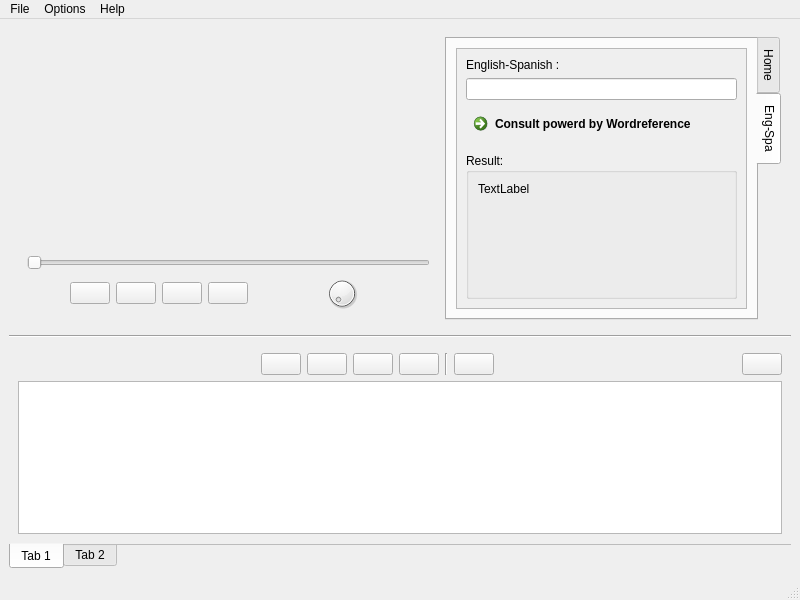
<?xml version="1.0" encoding="UTF-8"?>
<ui version="4.0">
 <class>MainWindow</class>
 <widget class="QMainWindow" name="MainWindow">
  <property name="geometry">
   <rect>
    <x>0</x>
    <y>0</y>
    <width>800</width>
    <height>600</height>
   </rect>
  </property>
  <property name="minimumSize">
   <size>
    <width>800</width>
    <height>600</height>
   </size>
  </property>
  <property name="windowTitle">
   <string notr="true">Muffin Translator 2 -  develop version へ(&gt;_&lt;へ) </string>
  </property>
  <property name="windowIcon">
   <iconset>
    <normaloff>../src/img/muffin_ico.png</normaloff>../src/img/muffin_ico.png</iconset>
  </property>
  <widget class="QWidget" name="centralwidget">
   <layout class="QVBoxLayout" name="verticalLayout">
    <item>
     <widget class="QWidget" name="top_section" native="true">
      <property name="sizePolicy">
       <sizepolicy hsizetype="Minimum" vsizetype="Minimum">
        <horstretch>0</horstretch>
        <verstretch>4</verstretch>
       </sizepolicy>
      </property>
      <layout class="QHBoxLayout" name="horizontalLayout_3">
       <item>
        <widget class="QWidget" name="video_section" native="true">
         <property name="sizePolicy">
          <sizepolicy hsizetype="Expanding" vsizetype="Minimum">
           <horstretch>5</horstretch>
           <verstretch>0</verstretch>
          </sizepolicy>
         </property>
         <layout class="QVBoxLayout" name="verticalLayout_3">
          <item>
           <widget class="QWidget" name="videoWidget" native="true">
            <property name="sizePolicy">
             <sizepolicy hsizetype="Minimum" vsizetype="MinimumExpanding">
              <horstretch>0</horstretch>
              <verstretch>0</verstretch>
             </sizepolicy>
            </property>
           </widget>
          </item>
          <item>
           <widget class="QSlider" name="slider_video_control">
            <property name="sizePolicy">
             <sizepolicy hsizetype="Minimum" vsizetype="Fixed">
              <horstretch>0</horstretch>
              <verstretch>0</verstretch>
             </sizepolicy>
            </property>
            <property name="statusTip">
             <string>このは明白ですよ。。。</string>
            </property>
            <property name="orientation">
             <enum>Qt::Horizontal</enum>
            </property>
           </widget>
          </item>
          <item>
           <layout class="QHBoxLayout" name="layout_video_control">
            <item>
             <spacer name="horizontalSpacer">
              <property name="orientation">
               <enum>Qt::Horizontal</enum>
              </property>
              <property name="sizeHint" stdset="0">
               <size>
                <width>40</width>
                <height>20</height>
               </size>
              </property>
             </spacer>
            </item>
            <item>
             <widget class="QPushButton" name="button_play">
              <property name="toolTip">
               <string>Play/Pause</string>
              </property>
              <property name="statusTip">
               <string notr="true">Play/Pause button, you can use Esc key.</string>
              </property>
              <property name="text">
               <string notr="true"/>
              </property>
              <property name="icon">
               <iconset>
                <normaloff>../src/img/play.png</normaloff>../src/img/play.png</iconset>
              </property>
              <property name="shortcut">
               <string notr="true">Esc</string>
              </property>
             </widget>
            </item>
            <item>
             <widget class="QPushButton" name="button_stop">
              <property name="toolTip">
               <string>Stop</string>
              </property>
              <property name="statusTip">
               <string notr="true">This button stop completely the video.</string>
              </property>
              <property name="text">
               <string notr="true"/>
              </property>
              <property name="icon">
               <iconset>
                <normaloff>../src/img/stop.png</normaloff>../src/img/stop.png</iconset>
              </property>
              <property name="shortcut">
               <string notr="true"/>
              </property>
             </widget>
            </item>
            <item>
             <widget class="QPushButton" name="button_bwd">
              <property name="toolTip">
               <string>Back</string>
              </property>
              <property name="statusTip">
               <string notr="true">Back a little the video, you can use F1 key.</string>
              </property>
              <property name="text">
               <string notr="true"/>
              </property>
              <property name="icon">
               <iconset>
                <normaloff>../src/img/atras.png</normaloff>../src/img/atras.png</iconset>
              </property>
              <property name="shortcut">
               <string notr="true">F1</string>
              </property>
             </widget>
            </item>
            <item>
             <widget class="QPushButton" name="button_fwd">
              <property name="toolTip">
               <string>Forward</string>
              </property>
              <property name="statusTip">
               <string notr="true">Forward a little the video, you can use F2 key.</string>
              </property>
              <property name="text">
               <string notr="true"/>
              </property>
              <property name="icon">
               <iconset>
                <normaloff>../src/img/adelante.png</normaloff>../src/img/adelante.png</iconset>
              </property>
              <property name="shortcut">
               <string notr="true">F2</string>
              </property>
             </widget>
            </item>
            <item>
             <spacer name="h_spacer_v1">
              <property name="orientation">
               <enum>Qt::Horizontal</enum>
              </property>
              <property name="sizeHint" stdset="0">
               <size>
                <width>40</width>
                <height>20</height>
               </size>
              </property>
             </spacer>
            </item>
            <item>
             <widget class="QDial" name="volume_dial">
              <property name="maximumSize">
               <size>
                <width>90</width>
                <height>35</height>
               </size>
              </property>
              <property name="toolTip">
               <string>Volume</string>
              </property>
              <property name="statusTip">
               <string>Sets the volume.</string>
              </property>
              <property name="singleStep">
               <number>3</number>
              </property>
             </widget>
            </item>
            <item>
             <spacer name="h_spacer_v2">
              <property name="orientation">
               <enum>Qt::Horizontal</enum>
              </property>
              <property name="sizeHint" stdset="0">
               <size>
                <width>40</width>
                <height>20</height>
               </size>
              </property>
             </spacer>
            </item>
           </layout>
          </item>
         </layout>
        </widget>
       </item>
       <item>
        <widget class="QTabWidget" name="tabWidget_dict">
         <property name="sizePolicy">
          <sizepolicy hsizetype="Minimum" vsizetype="Minimum">
           <horstretch>4</horstretch>
           <verstretch>0</verstretch>
          </sizepolicy>
         </property>
         <property name="tabPosition">
          <enum>QTabWidget::East</enum>
         </property>
         <property name="currentIndex">
          <number>1</number>
         </property>
         <property name="elideMode">
          <enum>Qt::ElideNone</enum>
         </property>
         <widget class="QWidget" name="home_tab">
          <property name="sizePolicy">
           <sizepolicy hsizetype="Minimum" vsizetype="Minimum">
            <horstretch>0</horstretch>
            <verstretch>0</verstretch>
           </sizepolicy>
          </property>
          <attribute name="title">
           <string notr="true">Home</string>
          </attribute>
          <layout class="QVBoxLayout" name="verticalLayout_5">
           <item>
            <widget class="QLabel" name="label">
             <property name="text">
              <string>&lt;html&gt;&lt;head/&gt;&lt;body&gt;&lt;p&gt;&lt;span style=&quot; font-size:18pt;&quot;&gt;Welcome to&lt;/span&gt;&lt;/p&gt;&lt;p&gt;&lt;span style=&quot; font-size:18pt; font-weight:600;&quot;&gt;Muffin Translator&lt;/span&gt;&lt;span style=&quot; font-size:18pt; font-weight:600; vertical-align:super;&quot;&gt;2&lt;/span&gt;&lt;/p&gt;&lt;/body&gt;&lt;/html&gt;</string>
             </property>
             <property name="textFormat">
              <enum>Qt::RichText</enum>
             </property>
             <property name="alignment">
              <set>Qt::AlignCenter</set>
             </property>
            </widget>
           </item>
          </layout>
         </widget>
         <widget class="QWidget" name="wr_tab">
          <attribute name="title">
           <string notr="true">Eng-Spa</string>
          </attribute>
          <layout class="QVBoxLayout" name="verticalLayout_4">
           <item>
            <widget class="QScrollArea" name="wr_scrollArea">
             <property name="widgetResizable">
              <bool>true</bool>
             </property>
             <widget class="QWidget" name="wr_scrollAreaWidgetContents">
              <property name="geometry">
               <rect>
                <x>0</x>
                <y>0</y>
                <width>284</width>
                <height>254</height>
               </rect>
              </property>
              <layout class="QVBoxLayout" name="verticalLayout_6">
               <item>
                <widget class="QLabel" name="label_2">
                 <property name="sizePolicy">
                  <sizepolicy hsizetype="Minimum" vsizetype="Maximum">
                   <horstretch>0</horstretch>
                   <verstretch>0</verstretch>
                  </sizepolicy>
                 </property>
                 <property name="text">
                  <string>English-Spanish :</string>
                 </property>
                </widget>
               </item>
               <item>
                <widget class="QLineEdit" name="lineEdit"/>
               </item>
               <item>
                <widget class="QCommandLinkButton" name="wr_consult">
                 <property name="sizePolicy">
                  <sizepolicy hsizetype="Maximum" vsizetype="Maximum">
                   <horstretch>0</horstretch>
                   <verstretch>0</verstretch>
                  </sizepolicy>
                 </property>
                 <property name="cursor">
                  <cursorShape>PointingHandCursor</cursorShape>
                 </property>
                 <property name="text">
                  <string notr="true">Consult powerd by Wordreference</string>
                 </property>
                </widget>
               </item>
               <item>
                <widget class="QGroupBox" name="groupBox">
                 <property name="title">
                  <string>Result:</string>
                 </property>
                 <layout class="QVBoxLayout" name="verticalLayout_7">
                  <item>
                   <widget class="QLabel" name="label_3">
                    <property name="sizePolicy">
                     <sizepolicy hsizetype="Minimum" vsizetype="Minimum">
                      <horstretch>0</horstretch>
                      <verstretch>0</verstretch>
                     </sizepolicy>
                    </property>
                    <property name="text">
                     <string notr="true">TextLabel</string>
                    </property>
                    <property name="alignment">
                     <set>Qt::AlignLeading|Qt::AlignLeft|Qt::AlignTop</set>
                    </property>
                    <property name="margin">
                     <number>5</number>
                    </property>
                   </widget>
                  </item>
                 </layout>
                </widget>
               </item>
              </layout>
             </widget>
            </widget>
           </item>
          </layout>
         </widget>
        </widget>
       </item>
      </layout>
     </widget>
    </item>
    <item>
     <widget class="Line" name="wtf_a_line">
      <property name="orientation">
       <enum>Qt::Horizontal</enum>
      </property>
     </widget>
    </item>
    <item>
     <widget class="QTabWidget" name="tabWidget_documents">
      <property name="sizePolicy">
       <sizepolicy hsizetype="Expanding" vsizetype="Expanding">
        <horstretch>0</horstretch>
        <verstretch>3</verstretch>
       </sizepolicy>
      </property>
      <property name="statusTip">
       <string notr="true"/>
      </property>
      <property name="tabPosition">
       <enum>QTabWidget::South</enum>
      </property>
      <property name="tabShape">
       <enum>QTabWidget::Rounded</enum>
      </property>
      <property name="currentIndex">
       <number>0</number>
      </property>
      <property name="documentMode">
       <bool>true</bool>
      </property>
      <property name="tabsClosable">
       <bool>false</bool>
      </property>
      <property name="movable">
       <bool>true</bool>
      </property>
      <widget class="QWidget" name="tab_doc">
       <attribute name="title">
        <string notr="true">Tab 1</string>
       </attribute>
       <layout class="QVBoxLayout" name="verticalLayout_2">
        <item>
         <layout class="QHBoxLayout" name="text_control">
          <item>
           <spacer name="horizontalSpacer_2">
            <property name="orientation">
             <enum>Qt::Horizontal</enum>
            </property>
            <property name="sizeHint" stdset="0">
             <size>
              <width>40</width>
              <height>20</height>
             </size>
            </property>
           </spacer>
          </item>
          <item>
           <widget class="QPushButton" name="i_button">
            <property name="toolTip">
             <string notr="true">Bold</string>
            </property>
            <property name="statusTip">
             <string notr="true">Put «{\b1} ····· {\b0}» in a select text. You can use Ctrl+B.</string>
            </property>
            <property name="text">
             <string notr="true"/>
            </property>
            <property name="icon">
             <iconset>
              <normaloff>../src/img/format-text-bold.png</normaloff>../src/img/format-text-bold.png</iconset>
            </property>
            <property name="iconSize">
             <size>
              <width>20</width>
              <height>20</height>
             </size>
            </property>
            <property name="shortcut">
             <string notr="true">Ctrl+B</string>
            </property>
           </widget>
          </item>
          <item>
           <widget class="QPushButton" name="b_button">
            <property name="toolTip">
             <string notr="true">Italic</string>
            </property>
            <property name="statusTip">
             <string notr="true">Put «{\i1} ····· {\i0}» in a select text. You can use Ctrl+I.</string>
            </property>
            <property name="text">
             <string notr="true"/>
            </property>
            <property name="icon">
             <iconset>
              <normaloff>../src/img/format-text-italic.png</normaloff>../src/img/format-text-italic.png</iconset>
            </property>
            <property name="iconSize">
             <size>
              <width>20</width>
              <height>20</height>
             </size>
            </property>
            <property name="shortcut">
             <string notr="true">Ctrl+I</string>
            </property>
           </widget>
          </item>
          <item>
           <widget class="QPushButton" name="u_button">
            <property name="toolTip">
             <string notr="true">Underline</string>
            </property>
            <property name="statusTip">
             <string notr="true">Put «{\u1} ····· {\u0}» in a select text. You can use Ctrl+U.</string>
            </property>
            <property name="text">
             <string notr="true"/>
            </property>
            <property name="icon">
             <iconset>
              <normaloff>../src/img/format-text-underline.png</normaloff>../src/img/format-text-underline.png</iconset>
            </property>
            <property name="iconSize">
             <size>
              <width>20</width>
              <height>20</height>
             </size>
            </property>
            <property name="shortcut">
             <string notr="true">Ctrl+U</string>
            </property>
           </widget>
          </item>
          <item>
           <widget class="QPushButton" name="comment_button">
            <property name="toolTip">
             <string notr="true">Comment</string>
            </property>
            <property name="statusTip">
             <string notr="true">Put the selected text in comment, «{ ····· }». You can use Ctrl+K.</string>
            </property>
            <property name="text">
             <string notr="true"/>
            </property>
            <property name="icon">
             <iconset>
              <normaloff>../src/img/format-text-comment.png</normaloff>../src/img/format-text-comment.png</iconset>
            </property>
            <property name="iconSize">
             <size>
              <width>40</width>
              <height>20</height>
             </size>
            </property>
            <property name="shortcut">
             <string notr="true">Ctrl+K</string>
            </property>
           </widget>
          </item>
          <item>
           <widget class="Line" name="line">
            <property name="orientation">
             <enum>Qt::Vertical</enum>
            </property>
           </widget>
          </item>
          <item>
           <widget class="QPushButton" name="save_button">
            <property name="toolTip">
             <string notr="true">Save this document</string>
            </property>
            <property name="statusTip">
             <string notr="true">Save the document in any place...</string>
            </property>
            <property name="text">
             <string notr="true"/>
            </property>
            <property name="icon">
             <iconset>
              <normaloff>../src/img/document-save.png</normaloff>../src/img/document-save.png</iconset>
            </property>
            <property name="iconSize">
             <size>
              <width>20</width>
              <height>20</height>
             </size>
            </property>
            <property name="shortcut">
             <string notr="true">Ctrl+S</string>
            </property>
           </widget>
          </item>
          <item>
           <spacer name="h_spacer_t">
            <property name="orientation">
             <enum>Qt::Horizontal</enum>
            </property>
            <property name="sizeHint" stdset="0">
             <size>
              <width>40</width>
              <height>20</height>
             </size>
            </property>
           </spacer>
          </item>
          <item>
           <widget class="QPushButton" name="close_doc_button">
            <property name="toolTip">
             <string notr="true">Close</string>
            </property>
            <property name="statusTip">
             <string notr="true">Close this tab. You can use Ctrl+W.</string>
            </property>
            <property name="text">
             <string notr="true"/>
            </property>
            <property name="icon">
             <iconset>
              <normaloff>../src/img/gtk-no.png</normaloff>../src/img/gtk-no.png</iconset>
            </property>
            <property name="iconSize">
             <size>
              <width>20</width>
              <height>20</height>
             </size>
            </property>
            <property name="shortcut">
             <string notr="true">Ctrl+W</string>
            </property>
           </widget>
          </item>
         </layout>
        </item>
        <item>
         <widget class="QPlainTextEdit" name="plainText_document">
          <property name="toolTip">
           <string notr="true"/>
          </property>
          <property name="statusTip">
           <string notr="true"/>
          </property>
          <property name="frameShadow">
           <enum>QFrame::Raised</enum>
          </property>
         </widget>
        </item>
       </layout>
      </widget>
      <widget class="QWidget" name="tab_2">
       <attribute name="title">
        <string notr="true">Tab 2</string>
       </attribute>
      </widget>
     </widget>
    </item>
   </layout>
  </widget>
  <widget class="QMenuBar" name="menubar">
   <property name="geometry">
    <rect>
     <x>0</x>
     <y>0</y>
     <width>800</width>
     <height>23</height>
    </rect>
   </property>
   <widget class="QMenu" name="menuFile">
    <property name="title">
     <string>File</string>
    </property>
    <addaction name="actionNew_document"/>
    <addaction name="separator"/>
    <addaction name="actionOpen_video"/>
    <addaction name="actionOpen_document"/>
    <addaction name="separator"/>
    <addaction name="actionSave_document"/>
    <addaction name="actionSave_document_as"/>
    <addaction name="actionSave_all_documents"/>
    <addaction name="separator"/>
    <addaction name="actionQuit"/>
   </widget>
   <widget class="QMenu" name="menuVideo_options">
    <property name="title">
     <string>Options</string>
    </property>
    <addaction name="actionLoadASS"/>
    <addaction name="actionShow_time_of_video"/>
    <addaction name="separator"/>
    <addaction name="actionPreferences"/>
   </widget>
   <widget class="QMenu" name="menuHelp">
    <property name="title">
     <string>Help</string>
    </property>
    <addaction name="actionReport_a_bug"/>
    <addaction name="separator"/>
    <addaction name="actionAbout"/>
   </widget>
   <addaction name="menuFile"/>
   <addaction name="menuVideo_options"/>
   <addaction name="menuHelp"/>
  </widget>
  <widget class="QStatusBar" name="statusbar"/>
  <action name="actionOpen_video">
   <property name="text">
    <string>Open video</string>
   </property>
   <property name="shortcut">
    <string>Ctrl+F</string>
   </property>
  </action>
  <action name="actionOpen_document">
   <property name="text">
    <string>Open document</string>
   </property>
   <property name="shortcut">
    <string>Ctrl+O</string>
   </property>
  </action>
  <action name="actionSave_document">
   <property name="text">
    <string>Save document</string>
   </property>
   <property name="shortcut">
    <string>Ctrl+S</string>
   </property>
  </action>
  <action name="actionSave_all_documents">
   <property name="text">
    <string>Save all documents</string>
   </property>
  </action>
  <action name="actionSave_document_as">
   <property name="text">
    <string>Save document as...</string>
   </property>
   <property name="shortcut">
    <string>Ctrl+Shift+S</string>
   </property>
  </action>
  <action name="actionQuit">
   <property name="text">
    <string>Quit</string>
   </property>
   <property name="shortcut">
    <string>Ctrl+Q</string>
   </property>
  </action>
  <action name="actionLoadASS">
   <property name="text">
    <string>Load subs from video (MKV)</string>
   </property>
  </action>
  <action name="actionAbout">
   <property name="text">
    <string>About...</string>
   </property>
  </action>
  <action name="actionShow_time_of_video">
   <property name="checkable">
    <bool>true</bool>
   </property>
   <property name="text">
    <string>Show time of video</string>
   </property>
  </action>
  <action name="actionPreferences">
   <property name="text">
    <string>Preferences</string>
   </property>
   <property name="shortcut">
    <string>Ctrl+P</string>
   </property>
  </action>
  <action name="actionReport_a_bug">
   <property name="text">
    <string>Report a bug</string>
   </property>
  </action>
  <action name="actionNew_document">
   <property name="text">
    <string>New document</string>
   </property>
   <property name="shortcut">
    <string>Ctrl+N</string>
   </property>
  </action>
 </widget>
 <resources/>
 <connections>
  <connection>
   <sender>actionQuit</sender>
   <signal>activated()</signal>
   <receiver>MainWindow</receiver>
   <slot>close()</slot>
   <hints>
    <hint type="sourcelabel">
     <x>-1</x>
     <y>-1</y>
    </hint>
    <hint type="destinationlabel">
     <x>399</x>
     <y>299</y>
    </hint>
   </hints>
  </connection>
 </connections>
</ui>
